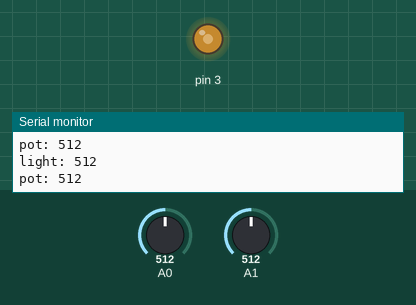
Recording of a sketch running on a simulated Arduino Uno, built with avr-gcc and run on an emulated ATmega328P. On the bench: output pins drawn as LEDs (lit = HIGH), the last lines printed to the serial monitor. Inputs (shaded band) come from the test bench; at power-on: A0 = 512, A1 = 512.

Above: at 1.2 s.
1.3 s: A0 set to 716
At 2.3 s:
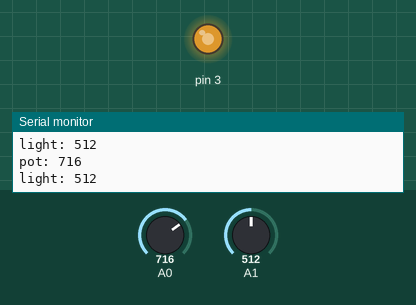
2.8 s: A0 set to 900
At 3.8 s:
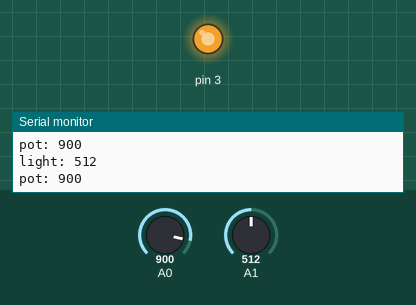
4.3 s: A0 set to 122
At 5.5 s:
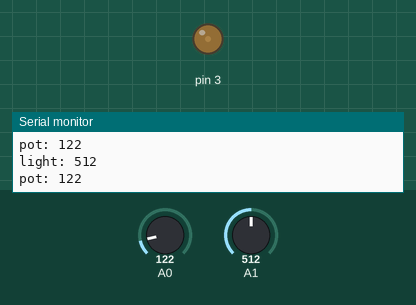
5.8 s: A0 set to 107
At 7.2 s:
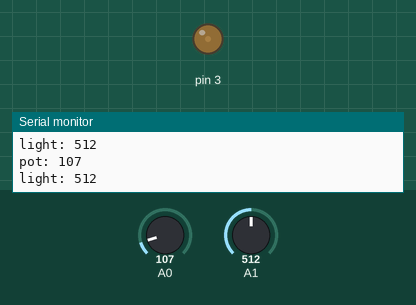
8.8 s: A0 set to 89
At 9.3 s:
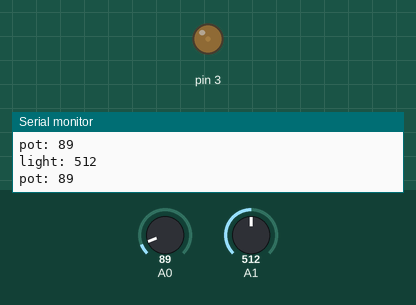
10.3 s: A0 set to 11
At 10.7 s:
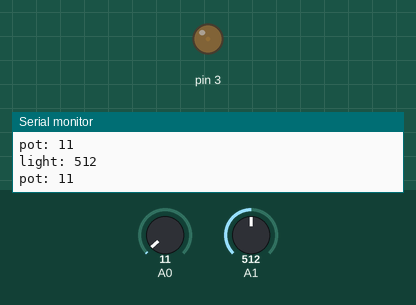
13.3 s: A0 set to 8
Timing chart, 0 to 16.3 s (numbered marks = the images above; inputs shaded):
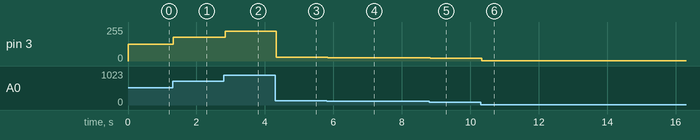

The sketch:

Potentiometer.ino
```cpp
int pot;      //potentioemeter in A0
int light;    //light sensor in A1
int brightness; //used for dimming LED

void setup() {
  // put your setup code here, to run once:
  Serial.begin(9600);
}

void loop() {
  // put your main code here, to run repeatedly:
  pot = analogRead(A0);
  light = analogRead(A1);

  Serial.print("pot: ");
  Serial.println(pot);

  Serial.print("light: ");
  Serial.println(light);

//  delay(1000);

  brightness = map(pot, 0, 1023, 0, 255);
  analogWrite(3, brightness);

}
```

Measured:
- after the input at 1.3 s, pin 3: 127/255 → 178/255 at once
- after the input at 2.8 s, pin 3: 178/255 → 224/255 at once
- after the input at 4.3 s, pin 3: 224/255 → 30/255 at once
- after the input at 5.8 s, pin 3: 30/255 → 26/255 at once
- after the input at 8.8 s, pin 3: 26/255 → 22/255 at once
- after the input at 10.3 s, pin 3: 22/255 → 2/255 at once
- after the input at 13.3 s, pin 3: 2/255 → 1/255 at once
